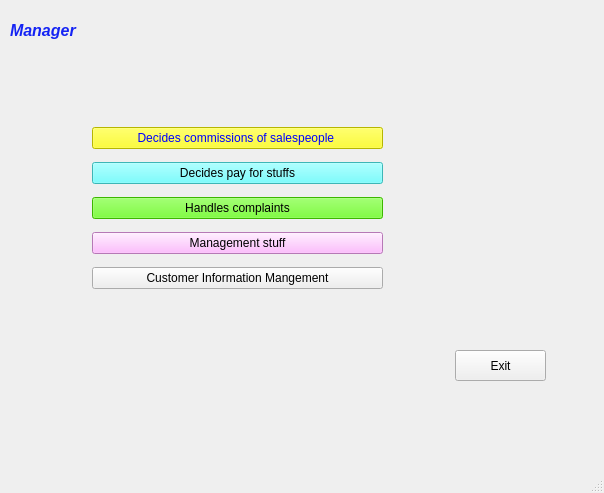
<?xml version="1.0" encoding="UTF-8"?>
<ui version="4.0">
 <class>MainWindow</class>
 <widget class="QMainWindow" name="MainWindow">
  <property name="geometry">
   <rect>
    <x>0</x>
    <y>0</y>
    <width>604</width>
    <height>493</height>
   </rect>
  </property>
  <property name="windowTitle">
   <string>MainWindow</string>
  </property>
  <property name="styleSheet">
   <string notr="true">background-image: url(C:/Users/alexl/Downloads/ab.jpg);
</string>
  </property>
  <widget class="QWidget" name="centralwidget">
   <property name="styleSheet">
    <string notr="true">background-image: url(:/newPrefix/mb.png);</string>
   </property>
   <widget class="QLabel" name="label">
    <property name="geometry">
     <rect>
      <x>10</x>
      <y>10</y>
      <width>201</width>
      <height>41</height>
     </rect>
    </property>
    <property name="text">
     <string>&lt;html&gt;&lt;head/&gt;&lt;body&gt;&lt;p&gt;&lt;span style=&quot; font-size:12pt; font-weight:600; font-style:italic; color:#1423f4;&quot;&gt;Manager&lt;/span&gt;&lt;/p&gt;&lt;/body&gt;&lt;/html&gt;</string>
    </property>
   </widget>
   <widget class="QWidget" name="verticalLayoutWidget">
    <property name="geometry">
     <rect>
      <x>92</x>
      <y>120</y>
      <width>291</width>
      <height>181</height>
     </rect>
    </property>
    <layout class="QVBoxLayout" name="verticalLayout">
     <item>
      <widget class="QPushButton" name="DecidesCommissionsB">
       <property name="styleSheet">
        <string notr="true">color: rgb(0, 0, 255);
background-color: rgb(255, 255, 0);</string>
       </property>
       <property name="text">
        <string>Decides commissions of salespeople </string>
       </property>
      </widget>
     </item>
     <item>
      <widget class="QPushButton" name="DecidesPayB">
       <property name="styleSheet">
        <string notr="true">background-color: rgb(85, 255, 255);</string>
       </property>
       <property name="text">
        <string>Decides pay for stuffs</string>
       </property>
      </widget>
     </item>
     <item>
      <widget class="QPushButton" name="HandlesComplaintsB">
       <property name="styleSheet">
        <string notr="true">background-color: rgb(85, 255, 0);</string>
       </property>
       <property name="text">
        <string>Handles complaints</string>
       </property>
      </widget>
     </item>
     <item>
      <widget class="QPushButton" name="ManagementStaffB">
       <property name="styleSheet">
        <string notr="true">background-color: rgb(255, 170, 255);</string>
       </property>
       <property name="text">
        <string>Management stuff</string>
       </property>
      </widget>
     </item>
     <item>
      <widget class="QPushButton" name="CustomerInforB">
       <property name="text">
        <string>Customer Information Mangement</string>
       </property>
      </widget>
     </item>
    </layout>
   </widget>
   <widget class="QPushButton" name="exitbutton">
    <property name="geometry">
     <rect>
      <x>455</x>
      <y>350</y>
      <width>91</width>
      <height>31</height>
     </rect>
    </property>
    <property name="text">
     <string>Exit</string>
    </property>
   </widget>
  </widget>
  <widget class="QMenuBar" name="menubar">
   <property name="geometry">
    <rect>
     <x>0</x>
     <y>0</y>
     <width>604</width>
     <height>18</height>
    </rect>
   </property>
  </widget>
  <widget class="QStatusBar" name="statusbar"/>
 </widget>
 <resources/>
 <connections/>
</ui>
